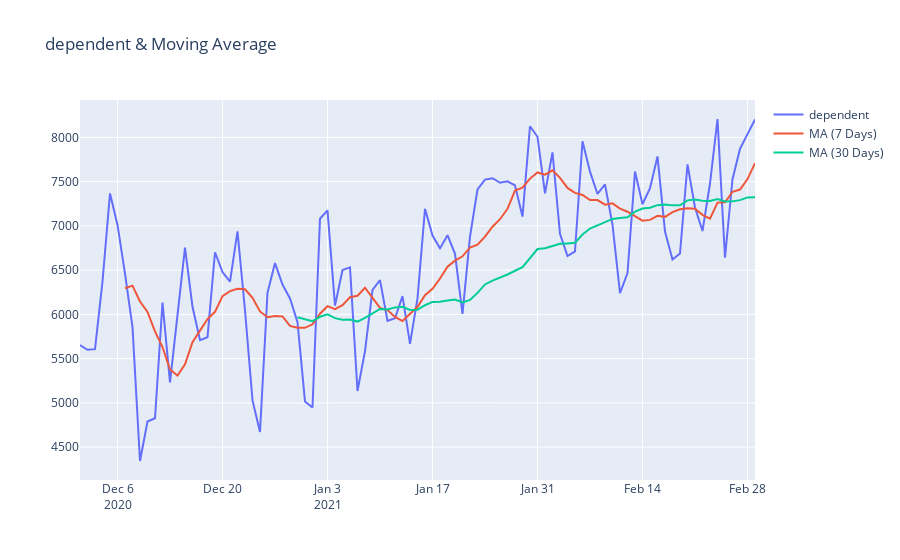

This figure's notebook cell:
### Markdown cell above
### Current Data
The key thing with this graph is to notice any outliers and also look for seasonality.

Remember SARIMA performs better with a clear seasonality and a clear trend.

Use MATPLOTPLIB commented code when you have a issue with Ploty on your Jupyter Notebook.

### Code cell
##Plotly
fig = go.Figure()
fig.add_trace(go.Line(x=training_data_df.index,y=training_data_df["dependent"],name="dependent"))
fig.add_trace(go.Line(x=training_data_df.index,y=training_data_df.dependent.rolling(7).mean(),name="MA (7 Days)"))
fig.add_trace(go.Line(x=training_data_df.index,y=training_data_df.dependent.rolling(30).mean(),name="MA (30 Days)"))
fig.update_layout(title="dependent & Moving Average")
fig.show()

##MATPLOTLIB Comment out if you get a error presenting your figures with Plotly.
#fig, ax = plt.subplots(figsize=(20,10))
#sns.lineplot(x="date",y='dependent',data=training_data_df)
